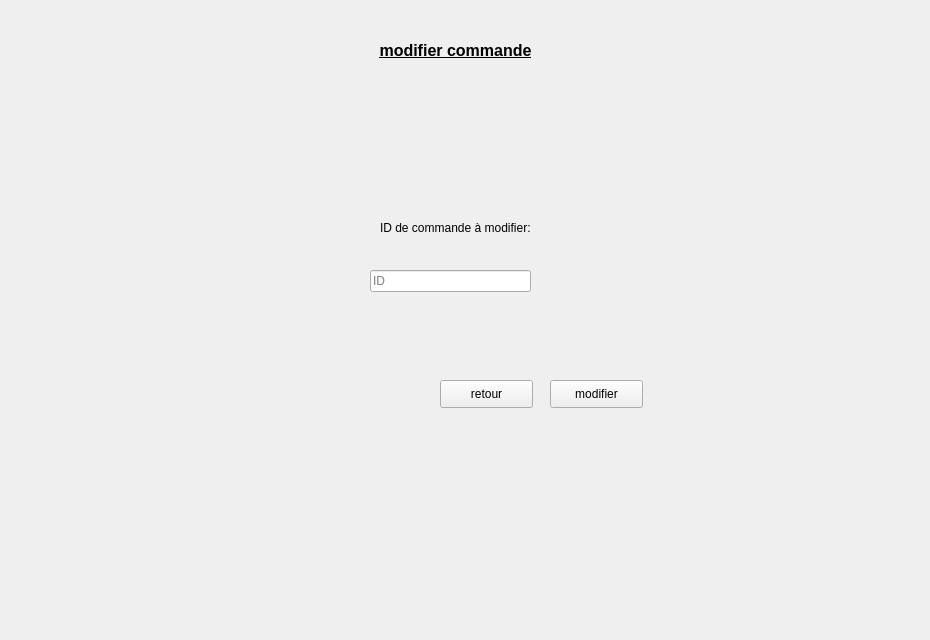
      <widget class="QWidget" name="tab_5">
       <attribute name="title">
        <string>Modifier</string>
       </attribute>
       <widget class="QLabel" name="label_21">
        <property name="geometry">
         <rect>
          <x>-10</x>
          <y>-10</y>
          <width>921</width>
          <height>631</height>
         </rect>
        </property>
        <property name="text">
         <string/>
        </property>
        <property name="pixmap">
         <pixmap>../../Desktop/images qt/fond.jpg</pixmap>
        </property>
        <property name="scaledContents">
         <bool>true</bool>
        </property>
       </widget>
       <widget class="QLabel" name="label_22">
        <property name="geometry">
         <rect>
          <x>0</x>
          <y>30</y>
          <width>911</width>
          <height>41</height>
         </rect>
        </property>
        <property name="text">
         <string>&lt;html&gt;&lt;head/&gt;&lt;body&gt;&lt;p align=&quot;center&quot;&gt;&lt;span style=&quot; font-size:12pt; font-weight:600; text-decoration: underline;&quot;&gt;modifier commande&lt;/span&gt;&lt;/p&gt;&lt;/body&gt;&lt;/html&gt;</string>
        </property>
       </widget>
       <widget class="QPushButton" name="retour_7">
        <property name="geometry">
         <rect>
          <x>440</x>
          <y>380</y>
          <width>93</width>
          <height>28</height>
         </rect>
        </property>
        <property name="text">
         <string>retour</string>
        </property>
       </widget>
       <widget class="QLineEdit" name="lineEdit_16">
        <property name="geometry">
         <rect>
          <x>370</x>
          <y>270</y>
          <width>161</width>
          <height>22</height>
         </rect>
        </property>
        <property name="placeholderText">
         <string>ID</string>
        </property>
       </widget>
       <widget class="QLabel" name="label_47">
        <property name="geometry">
         <rect>
          <x>380</x>
          <y>220</y>
          <width>161</width>
          <height>16</height>
         </rect>
        </property>
        <property name="text">
         <string>ID de commande à modifier:</string>
        </property>
       </widget>
       <widget class="QPushButton" name="pushButton_21">
        <property name="geometry">
         <rect>
          <x>550</x>
          <y>380</y>
          <width>93</width>
          <height>28</height>
         </rect>
        </property>
        <property name="text">
         <string>modifier</string>
        </property>
       </widget>
      </widget>
